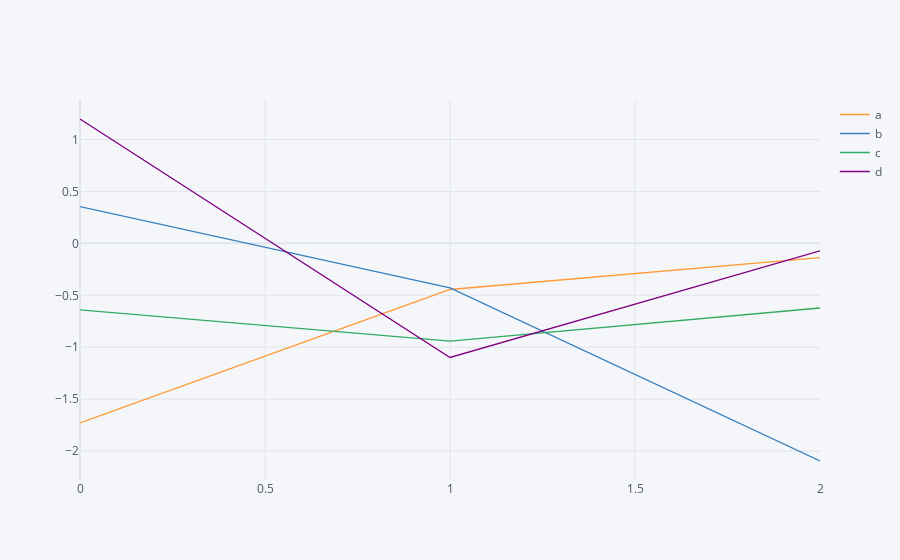

Notebook cell for this chart:
### Code cell
df.iplot()
# x= index
# y = data

### Figure 1 — Plotly figure (JSON) as saved in the notebook; plotly's stock layout.template omitted (floating-point values rounded to 4 significant figures)
{"data": [{"line": {"color": "rgba(255, 153, 51, 1.0)", "dash": "solid", "shape": "linear", "width": 1.3}, "mode": "lines", "name": "a", "text": "", "type": "scatter", "x": [0, 1, 2], "y": [-1.729, -0.4441, -0.1379]}, {"line": {"color": "rgba(55, 128, 191, 1.0)", "dash": "solid", "shape": "linear", "width": 1.3}, "mode": "lines", "name": "b", "text": "", "type": "scatter", "x": [0, 1, 2], "y": [0.3532, -0.4296, -2.095]}, {"line": {"color": "rgba(50, 171, 96, 1.0)", "dash": "solid", "shape": "linear", "width": 1.3}, "mode": "lines", "name": "c", "text": "", "type": "scatter", "x": [0, 1, 2], "y": [-0.6406, -0.9412, -0.6223]}, {"line": {"color": "rgba(128, 0, 128, 1.0)", "dash": "solid", "shape": "linear", "width": 1.3}, "mode": "lines", "name": "d", "text": "", "type": "scatter", "x": [0, 1, 2], "y": [1.197, -1.099, -0.07163]}], "layout": {"legend": {"bgcolor": "#F5F6F9", "font": {"color": "#4D5663"}}, "paper_bgcolor": "#F5F6F9", "plot_bgcolor": "#F5F6F9", "title": {"font": {"color": "#4D5663"}}, "xaxis": {"gridcolor": "#E1E5ED", "showgrid": true, "tickfont": {"color": "#4D5663"}, "title": {"font": {"color": "#4D5663"}, "text": ""}, "zerolinecolor": "#E1E5ED"}, "yaxis": {"gridcolor": "#E1E5ED", "showgrid": true, "tickfont": {"color": "#4D5663"}, "title": {"font": {"color": "#4D5663"}, "text": ""}, "zerolinecolor": "#E1E5ED"}}}
